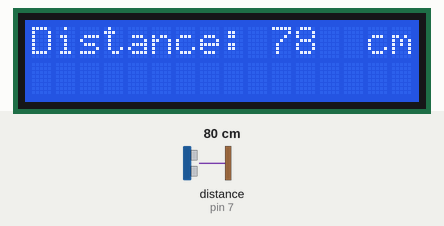
A sketch run on a simulated Arduino Uno, built with avr-gcc and run on an emulated ATmega328P. On the bench: 16×2 character LCD. Wiring (inferred from the names in the program): ultrasonic range finder: trigger pin 8; echo pin 7. Inputs (shaded band) come from the test bench; at power-on: distance to the obstacle (sensor on pin 7) 80 cm. The echo pulse lasts 58.3 µs per cm.

Above: at 1.2 s.
1.3 s: distance to the obstacle (sensor on pin 7) set to 2 cm
At 2.5 s:
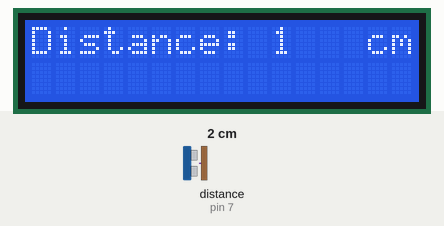
2.8 s: distance to the obstacle (sensor on pin 7) set to 103 cm
At 4.4 s:
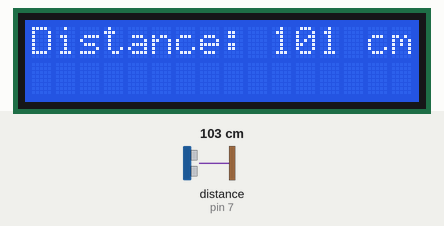
4.7 s: distance to the obstacle (sensor on pin 7) set to 4 cm
At 6.0 s:
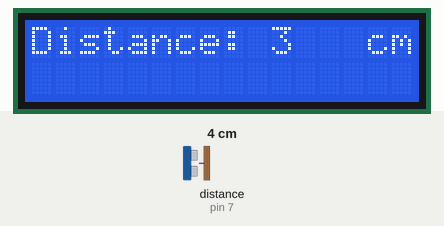
Timing chart, 0 to 7.7 s (numbered marks = the images above; inputs shaded):
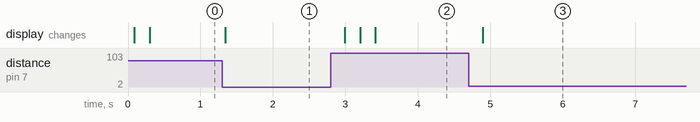

The sketch:

cam_bien.ino
```cpp
#include <LiquidCrystal_I2C.h>
LiquidCrystal_I2C lcd(0x27, 16, 2);

const int trig = 8;
const int echo = 7;

void setup()
{
  Serial.begin(9600); // giao tiếp series qua cổng usb giữa arduino với lap với baudrate = 9600
  lcd.init();
  lcd.backlight();
  lcd.setCursor(0, 0);
  lcd.print("Distance:");

  lcd.setCursor(13, 0);
  lcd.print(" cm");

  pinMode(trig, OUTPUT); // chân trig sẽ phát tín hiệu
  pinMode(echo, INPUT); // chân echo sẽ nhận tín hiệu
}

void loop()
{
  unsigned long duration; // biến đo thời gian
  int distance; // biến lưu khoảng cách

  /* Phát xung từ chân trig */
  digitalWrite(trig, 0); // tắt chân trig bằng cách ghi giá trị LOW
  delayMicroseconds(2); // xung có độ dài 2 microSeconds
  digitalWrite(trig, 1); // phát xung từ chân trig bằng cách ghi giá trị HIGH
  delayMicroseconds(5); // xung có độ dài 5 microSeconds
  digitalWrite(trig, 0); // tắt chân trig bằng cách ghi giá trị LOW

   /* Tính toán thời gian và khoảng cách*/
  duration = pulseIn(echo, HIGH); // Đo độ rộng xung ở chân echo khi ở trạng thái HIGH
  distance = int(duration / 2 / 29.412); // Tính khoảng cách đến vật. 29,412 microSeconds/cm = (10^6 / (340*100)) để chuyển đổi từ micro giây sang cm

  /* In kết quả ra Serial Monitor */
  lcd.setCursor(10, 0);
  lcd.print(distance); // Đặt con trỏ và hiển thị giá trị khoảng cách trên màn hình.
  if (distance < 10) { // Kiểm tra và làm sạch vị trí thừa nếu khoảng cách là một số có một chữ số.
    lcd.setCursor(11, 0);
    lcd.print("  ");
  }
  else if (distance < 100) { // Kiểm tra và làm sạch vị trí thừa nếu khoảng cách là một số có hai chữ số.
    lcd.setCursor(12, 0);
    lcd.print(' ');
  }
    else if (distance < 1000) { // Kiểm tra và làm sạch vị trí thừa nếu khoảng cách là một số có ba chữ số.
    lcd.setCursor(13, 0);
    lcd.print(' ');
  }
  delay(200);
}
```

Measured:
- after the input at 1.3 s, the display: changes at once (image 1)
- after the input at 2.8 s, the display: changes after 0.19 s (image 2)
- after the input at 4.7 s, the display: changes after 0.19 s (image 3)
